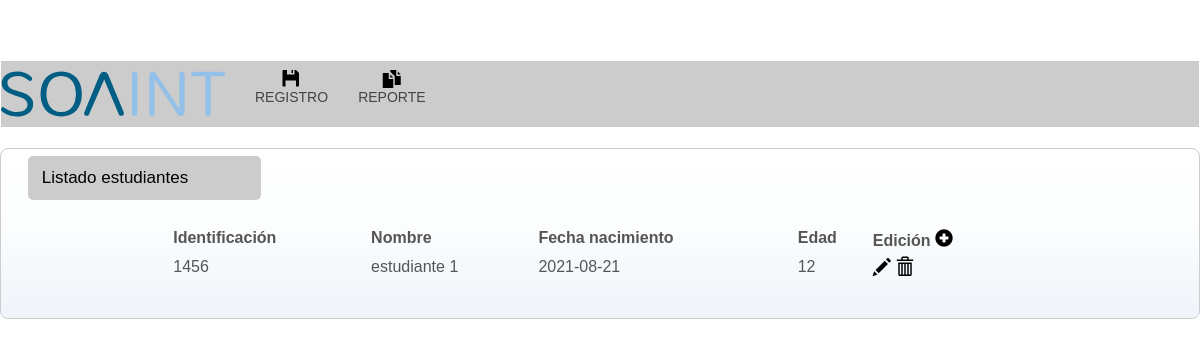
Page /index.php?op=1 on the committed database.
### tables this page shows
CREATE TABLE IF NOT EXISTS `info_estudiante` (
  `id` int(11) NOT NULL AUTO_INCREMENT,
  `nombre` varchar(4000) NOT NULL,
  `fecha_nacimiento` varchar(200) NOT NULL,
  `identificacion` int(11) NOT NULL,
  `edad` int(11) NOT NULL,
  `sexo` varchar(10) NOT NULL,
  `cod_estudiante` varchar(20) NOT NULL,
  `pais_naci` varchar(50) NOT NULL DEFAULT '',
  `departamento_naci` int(11) NOT NULL,
  `ciudad_naci` int(11) NOT NULL,
  `subsidio` varchar(255) DEFAULT NULL,
  PRIMARY KEY (`id`)
);

### formulario/ls_estudiantes.php (the view, shortened to what this page needs)
<?php
require_once "funciones.php";
?>
<div class="panel-body color-panel">
<div class="title" style="background-color: rgba(204,204,204,1) !important;color: black !important;">Listado estudiantes</div>
<div class="panel-body" >
	<div class="form-content ">
	    <div class="form-center ">
				<table id="example" class="display" style="width:100% !important">
					 <thead>
				        <tr>
				            <th>Identificaci&oacute;n</th>
				            <th>Nombre</th>
				            <th>Fecha nacimiento</th>
				            <th>Edad</th>
				            <th>
				                Edici&oacute;n
				                <a onclick="crearestudiante()"  class="glyphicon glyphicon-plus-sign btn-lg" aria-hidden="true" data-toggle="tooltip" data-placement="right" title="Crear" style="z-index:100;"></a>
				            </th>
				        </tr>
				    </thead>
	    		<tbody>
	    			<?php
	    				$var_consulta= "select * from info_estudiante order by identificacion asc";
					    $var_resultado = $obj_conexion->query($var_consulta);
					    while ($var_fila=$var_resultado->fetch_array()) {
					    	$nombre	=$var_fila["nombre"];
					    	$fecha_nacimiento	=$var_fila["fecha_nacimiento"];
					    	$identificacion	=$var_fila["identificacion"];
					    	$edad	=$var_fila["edad"];
					    ?>
					    <tr align="left" height="33">
	                		<td align="left" ><?php echo $identificacion; ?></td>
	                		<td align="left" ><?php echo $nombre; ?></td>
	                		<td align="left" ><?php echo $fecha_nacimiento; ?></td>
	                		<td align="left" ><?php echo $edad; ?></td>
	                		<td align="left" id="td_<?= $id ?>">
			                    <a onclick="modificarestudiante(<?php echo $identificacion ?>)" class="glyphicon glyphicon-pencil btn-lg" aria-hidden="true" data-toggle="tooltip" data-placement="bottom" title="" data-original-title="Editar"></a>
			                    <a onclick="eliminarestudiante(<?php echo $identificacion ?>)" class="glyphicon glyphicon-trash btn-lg" aria-hidden="true" data-toggle="tooltip" data-placement="bottom" title="" data-original-title="Eliminar"></a>
			                </td>
	    			   </tr>
		    		<?php
		    			}
		    		?>
	    		</tbody>
				</table>
			</div>
		</div>
	</div>
</div>

### rows in the picture
info_estudiante: identificacion "1456", nombre "estudiante 1", fecha_nacimiento "2021-08-21", edad "12"
